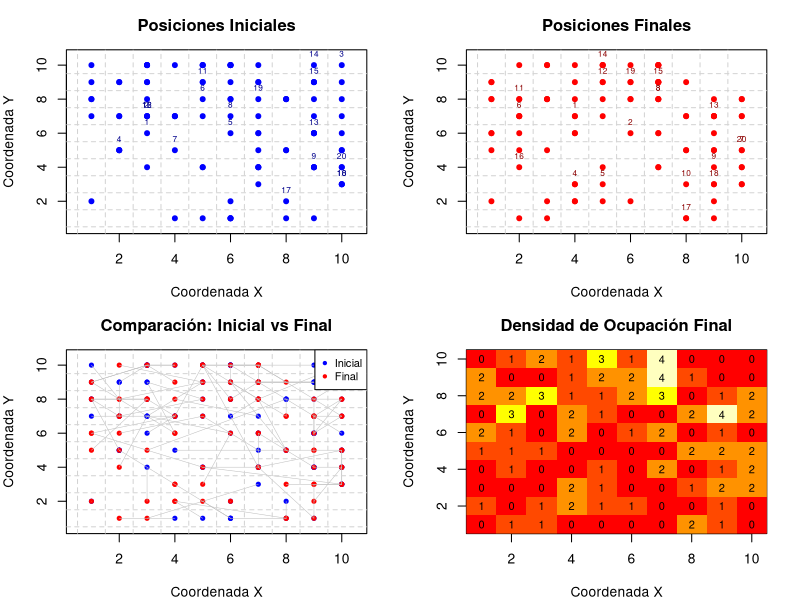
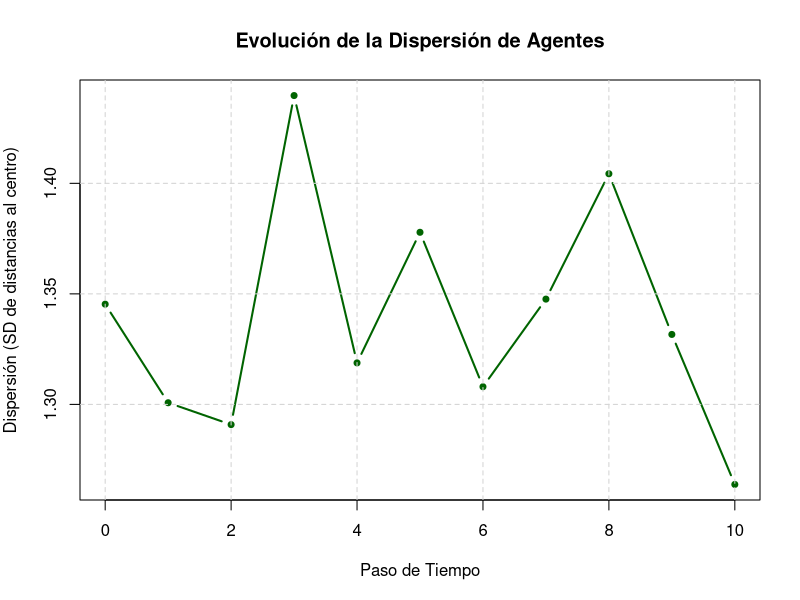

R code for these plots, in order:
# Pregunta 9: Simulación de agentes móviles en cuadrícula 10x10
# 100 agentes, 10 pasos de tiempo, movimiento aleatorio

# Establecer semilla para reproducibilidad
set.seed(123)

# Parámetros de la simulación
n_agentes <- 100
tamano_cuadricula <- 10
n_pasos <- 10

# Función para asegurar que las coordenadas estén dentro de la cuadrícula
limitar_coordenadas <- function(x, limite_min = 1, limite_max = tamano_cuadricula) {
  pmax(limite_min, pmin(limite_max, x))
}

# Inicializar posiciones aleatorias de los agentes
posiciones_iniciales <- data.frame(
  agente = 1:n_agentes,
  x = sample(1:tamano_cuadricula, n_agentes, replace = TRUE),
  y = sample(1:tamano_cuadricula, n_agentes, replace = TRUE)
)

# Copiar posiciones iniciales para la simulación
posiciones_actuales <- posiciones_iniciales

# Definir movimientos posibles: arriba, abajo, izquierda, derecha
movimientos <- data.frame(
  dx = c(0, 0, -1, 1),  # cambio en x
  dy = c(1, -1, 0, 0),  # cambio en y
  direccion = c("Arriba", "Abajo", "Izquierda", "Derecha")
)

# Almacenar historial de posiciones para análisis
historial_posiciones <- array(NA, dim = c(n_agentes, n_pasos + 1, 2))
historial_posiciones[, 1, 1] <- posiciones_iniciales$x
historial_posiciones[, 1, 2] <- posiciones_iniciales$y

# Simulación de movimientos
cat("=== SIMULACIÓN DE MOVIMIENTOS ===\n")
cat("Simulando", n_agentes, "agentes en cuadrícula", tamano_cuadricula, "x", tamano_cuadricula, "\n")
cat("Número de pasos:", n_pasos, "\n\n")

for (paso in 1:n_pasos) {
  cat("Paso", paso, "de", n_pasos, "\n")

  # Para cada agente, elegir un movimiento aleatorio
  for (i in 1:n_agentes) {
    # Seleccionar movimiento aleatorio
    movimiento_elegido <- sample(1:4, 1)

    # Aplicar movimiento
    nueva_x <- posiciones_actuales$x[i] + movimientos$dx[movimiento_elegido]
    nueva_y <- posiciones_actuales$y[i] + movimientos$dy[movimiento_elegido]

    # Limitar coordenadas dentro de la cuadrícula
    posiciones_actuales$x[i] <- limitar_coordenadas(nueva_x)
    posiciones_actuales$y[i] <- limitar_coordenadas(nueva_y)
  }

  # Guardar posiciones en el historial
  historial_posiciones[, paso + 1, 1] <- posiciones_actuales$x
  historial_posiciones[, paso + 1, 2] <- posiciones_actuales$y
}

# Preparar datos para visualización
posiciones_finales <- data.frame(
  agente = 1:n_agentes,
  x = posiciones_actuales$x,
  y = posiciones_actuales$y
)

# Crear visualización comparativa
par(mfrow = c(2, 2), mar = c(4, 4, 3, 2))

# 1. Posiciones iniciales
plot(posiciones_iniciales$x, posiciones_iniciales$y,
     xlim = c(0.5, tamano_cuadricula + 0.5),
     ylim = c(0.5, tamano_cuadricula + 0.5),
     pch = 20,
     col = "blue",
     cex = 1.2,
     main = "Posiciones Iniciales",
     xlab = "Coordenada X",
     ylab = "Coordenada Y")

# Agregar cuadrícula
for (i in 1:tamano_cuadricula) {
  abline(v = i - 0.5, col = "lightgray", lty = 2)
  abline(h = i - 0.5, col = "lightgray", lty = 2)
}

# Agregar números de agentes (muestra algunos)
text(posiciones_iniciales$x[1:20], posiciones_iniciales$y[1:20],
     labels = 1:20, pos = 3, cex = 0.6, col = "darkblue")

# 2. Posiciones finales
plot(posiciones_finales$x, posiciones_finales$y,
     xlim = c(0.5, tamano_cuadricula + 0.5),
     ylim = c(0.5, tamano_cuadricula + 0.5),
     pch = 20,
     col = "red",
     cex = 1.2,
     main = "Posiciones Finales",
     xlab = "Coordenada X",
     ylab = "Coordenada Y")

# Agregar cuadrícula
for (i in 1:tamano_cuadricula) {
  abline(v = i - 0.5, col = "lightgray", lty = 2)
  abline(h = i - 0.5, col = "lightgray", lty = 2)
}

# Agregar números de agentes (muestra algunos)
text(posiciones_finales$x[1:20], posiciones_finales$y[1:20],
     labels = 1:20, pos = 3, cex = 0.6, col = "darkred")

# 3. Comparación superpuesta
plot(posiciones_iniciales$x, posiciones_iniciales$y,
     xlim = c(0.5, tamano_cuadricula + 0.5),
     ylim = c(0.5, tamano_cuadricula + 0.5),
     pch = 20,
     col = "blue",
     cex = 1,
     main = "Comparación: Inicial vs Final",
     xlab = "Coordenada X",
     ylab = "Coordenada Y")

# Superponer posiciones finales
points(posiciones_finales$x, posiciones_finales$y,
       pch = 20, col = "red", cex = 1)

# Agregar líneas conectando posiciones iniciales y finales
for (i in 1:n_agentes) {
  lines(c(posiciones_iniciales$x[i], posiciones_finales$x[i]),
        c(posiciones_iniciales$y[i], posiciones_finales$y[i]),
        col = "gray", lty = 1, lwd = 0.5)
}

# Agregar cuadrícula
for (i in 1:tamano_cuadricula) {
  abline(v = i - 0.5, col = "lightgray", lty = 2)
  abline(h = i - 0.5, col = "lightgray", lty = 2)
}

legend("topright",
       legend = c("Inicial", "Final"),
       col = c("blue", "red"),
       pch = 20,
       cex = 0.8)

# 4. Densidad de ocupación final
densidad_final <- table(posiciones_finales$x, posiciones_finales$y)
image(1:tamano_cuadricula, 1:tamano_cuadricula, as.matrix(densidad_final),
      col = heat.colors(10),
      main = "Densidad de Ocupación Final",
      xlab = "Coordenada X",
      ylab = "Coordenada Y")

# Agregar números en cada celda
for (i in 1:tamano_cuadricula) {
  for (j in 1:tamano_cuadricula) {
    text(i, j, densidad_final[i, j], cex = 0.8, col = "black")
  }
}

# Restaurar parámetros gráficos
par(mfrow = c(1, 1), mar = c(5, 4, 4, 2))

# Análisis estadístico del movimiento
cat("\n=== ANÁLISIS ESTADÍSTICO ===\n")

# Calcular distancias recorridas
distancias <- sqrt((posiciones_finales$x - posiciones_iniciales$x)^2 +
                     (posiciones_finales$y - posiciones_iniciales$y)^2)

cat("Distancia promedio recorrida:", round(mean(distancias), 3), "\n")
cat("Distancia mínima:", round(min(distancias), 3), "\n")
cat("Distancia máxima:", round(max(distancias), 3), "\n")
cat("Desviación estándar de distancias:", round(sd(distancias), 3), "\n")

# Calcular desplazamientos netos
desplazamiento_x <- posiciones_finales$x - posiciones_iniciales$x
desplazamiento_y <- posiciones_finales$y - posiciones_iniciales$y

cat("\nDesplazamiento neto promedio en X:", round(mean(desplazamiento_x), 3), "\n")
cat("Desplazamiento neto promedio en Y:", round(mean(desplazamiento_y), 3), "\n")

# Análisis de distribución final
cat("\n=== DISTRIBUCIÓN FINAL ===\n")
cat("Posición X - Media:", round(mean(posiciones_finales$x), 3),
    "SD:", round(sd(posiciones_finales$x), 3), "\n")
cat("Posición Y - Media:", round(mean(posiciones_finales$y), 3),
    "SD:", round(sd(posiciones_finales$y), 3), "\n")

# Ocupación por celda
ocupacion_por_celda <- as.vector(densidad_final)
cat("Ocupación por celda - Media:", round(mean(ocupacion_por_celda), 2),
    "SD:", round(sd(ocupacion_por_celda), 2), "\n")
cat("Celda más ocupada:", max(ocupacion_por_celda), "agentes\n")
cat("Celda menos ocupada:", min(ocupacion_por_celda), "agentes\n")

# Mostrar algunas trayectorias individuales
cat("\n=== TRAYECTORIAS DE ALGUNOS AGENTES ===\n")
for (i in 1:5) {
  cat("Agente", i, ":\n")
  cat("  Inicial: (", posiciones_iniciales$x[i], ",", posiciones_iniciales$y[i], ")\n")
  cat("  Final: (", posiciones_finales$x[i], ",", posiciones_finales$y[i], ")\n")
  cat("  Distancia:", round(distancias[i], 3), "\n")
}

# Crear gráfico de evolución temporal de la dispersión
dispersiones <- numeric(n_pasos + 1)
for (paso in 1:(n_pasos + 1)) {
  x_paso <- historial_posiciones[, paso, 1]
  y_paso <- historial_posiciones[, paso, 2]
  # Calcular dispersión como desviación estándar de las distancias al centro
  centro_x <- mean(x_paso)
  centro_y <- mean(y_paso)
  distancias_centro <- sqrt((x_paso - centro_x)^2 + (y_paso - centro_y)^2)
  dispersiones[paso] <- sd(distancias_centro)
}

plot(0:n_pasos, dispersiones,
     type = "b",
     pch = 20,
     col = "darkgreen",
     lwd = 2,
     main = "Evolución de la Dispersión de Agentes",
     xlab = "Paso de Tiempo",
     ylab = "Dispersión (SD de distancias al centro)")

grid(col = "lightgray", lty = 2)

# Resumen final
cat("\n=== RESUMEN DE LA SIMULACIÓN ===\n")
cat("• Agentes simulados:", n_agentes, "\n")
cat("• Pasos de tiempo:", n_pasos, "\n")
cat("• Tamaño de cuadrícula:", tamano_cuadricula, "x", tamano_cuadricula, "\n")
cat("• Distancia promedio recorrida:", round(mean(distancias), 2), "unidades\n")
cat("• Dispersión final:", round(dispersiones[n_pasos + 1], 2), "\n")
cat("• Cambio en dispersión:", round(dispersiones[n_pasos + 1] - dispersiones[1], 2), "\n")

# Guardar datos finales
cat("\n=== DATOS GUARDADOS ===\n")
cat("• posiciones_iniciales: Coordenadas iniciales de todos los agentes\n")
cat("• posiciones_finales: Coordenadas finales de todos los agentes\n")
cat("• historial_posiciones: Trayectoria completa de todos los agentes\n")
cat("• distancias: Distancia recorrida por cada agente\n")
